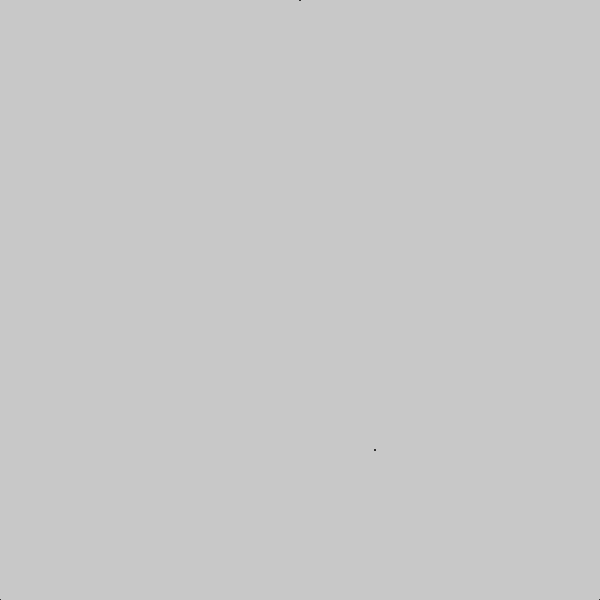
Frame 1 (no input)
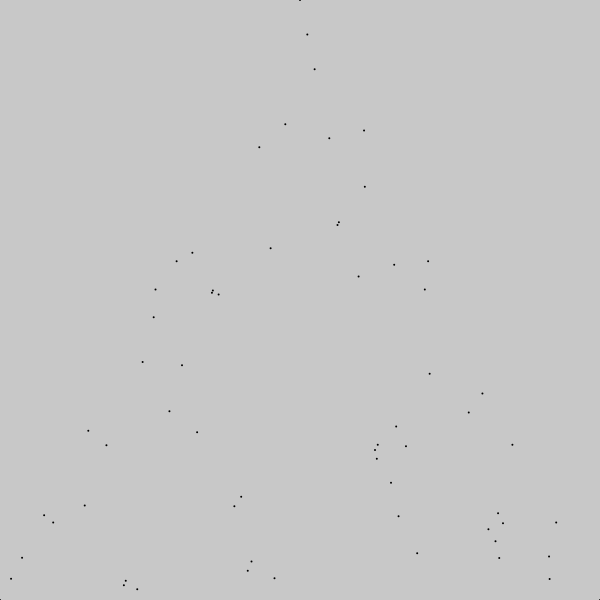
Frame 60 (no input)
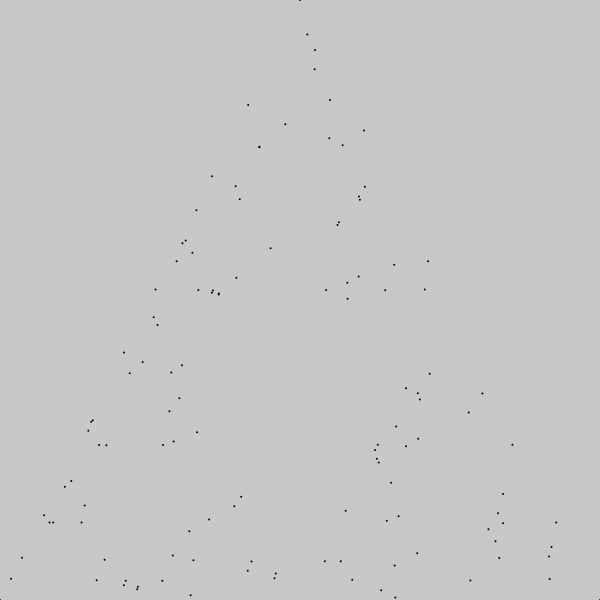
Frame 120 (the mouse pressed at the canvas centre since frame 60)

The p5.js sketch that drew these frames (run headless with seeded random() and noise() and a simulated clock; from frame 60 on, the mouse is pressed at the canvas centre):

// p5.js sketch
// ── sketch.js
let xWindow = 600;
let yWindow = 600;
let p1;
let p2;
let p3;
var tempPoint;
var points;
var randTriangle = false;

function setup() {
  createCanvas(xWindow, yWindow);  
  background(200);
  
  if (randTriangle){
    p1 = [random(0, xWindow), random(0, yWindow)];
    p2 = [random(0, xWindow), random(0, yWindow)];
    p3 = [random(0, xWindow), random(0, yWindow)];
  } else {
    p1 = [xWindow/2,0];
    p2 = [0, yWindow];
    p3 = [xWindow, yWindow];
  }
  
  points = [p1, p2, p3];
  
  
  
  strokeWeight(2);
  point(p1[0], p1[1]);
  point(p2[0], p2[1]);
  point(p3[0], p3[1]);
  
  tempPoint = [(p1[0] + p2[0])/2, (p1[1] + p2[1])/2];
  
}

function draw() {
  
  rp = floor(random(3))
  
  tempPoint[0] = (tempPoint[0] + points[rp][0])/2;
  tempPoint[1] = (tempPoint[1] + points[rp][1])/2;
  
  
  point(tempPoint[0], tempPoint[1]);
  
  
  
  
  
  
  
}
